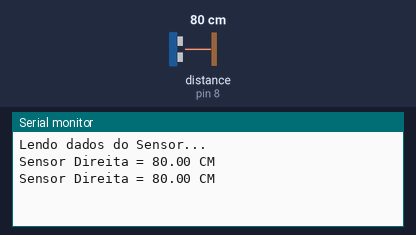
A sketch run on a simulated Arduino Uno, built with avr-gcc and run on an emulated ATmega328P. Parts: the last lines printed to the serial monitor. The test bench sets the inputs (shaded band); at power-on: distance to the obstacle (sensor on pin 8) 80 cm. The echo pulse lasts 58.3 µs per cm.

Above: at 1.8 s.
1.9 s: distance to the obstacle (sensor on pin 8) set to 2 cm
At 2.5 s:
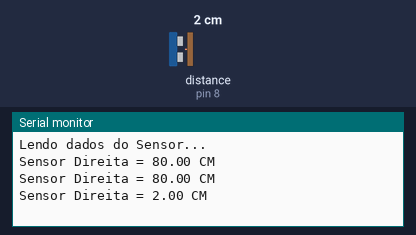
3.4 s: distance to the obstacle (sensor on pin 8) set to 4 cm
At 4.8 s:
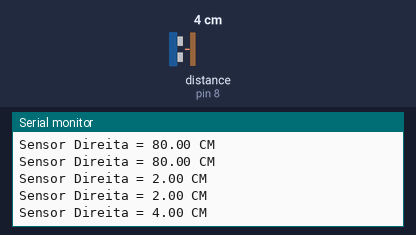
Timing chart, 0 to 6.4 s (numbered marks = the images above; inputs shaded):
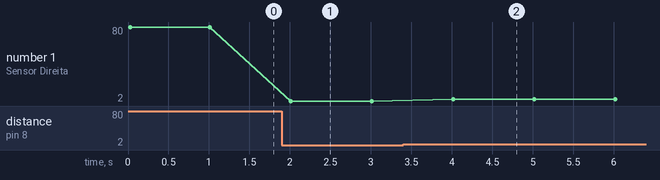

Measured:
- after the input at 1.9 s, the serial monitor: prints a new line after 0.11 s (image 1)
- after the input at 3.4 s, the serial monitor: prints a new line after 0.62 s (image 2)
- plotted number 1: 80 → 2 after the input at 1.9 s, 2 → 4 after the input at 3.4 s

The sketch:

sketch_april21b.ino
```cpp
#include <HCSR04.h>

#define trigger_SensorD 7
#define echo_SensorD 8

UltraSonicDistanceSensor sensorD(trigger_SensorD, echo_SensorD);

void setup() {
// put your setup code here, to run once:
    Serial.begin(9600);
    Serial.println("Lendo dados do Sensor...");
}

void loop() {
// put your main code here, to run repeatedly:
    double distanciaD, distanciaF, distanciaE;
    distanciaD = sensorD.measureDistanceCm();

    Serial.print("Sensor Direita = ");
    Serial.print(distanciaD);
    Serial.println(" CM");
    delay(1000);

}
```
